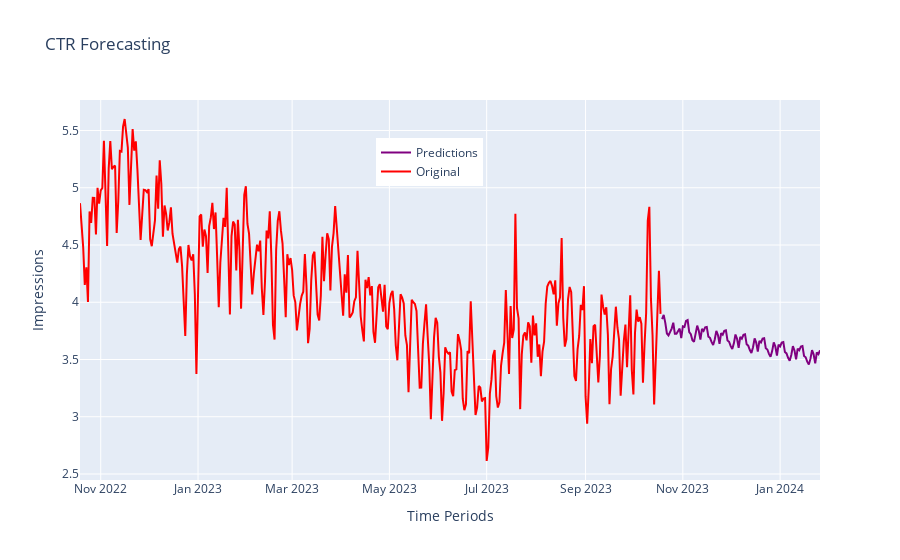

The cell this chart's notebook holds for it:
### Code cell
# Now visualize the forecasted trend of CTR
# Create a data frame with original values and predictions
forecast = pd.DataFrame({"Original":time_series, "Predictions":predictions})

# Plot the original data and predictions
fig = go.Figure()

fig.add_trace(go.Scatter(x=forecast.index, y=forecast["Predictions"],
                         mode="lines", name="Predictions", line=dict(color="purple")))
fig.add_trace(go.Scatter(x=forecast.index, y=forecast["Original"],
                         mode="lines", name="Original",
                         line=dict(color="red")))
fig.update_layout(title="CTR Forecasting",
                  xaxis_title="Time Periods",
                  yaxis_title="Impressions",
                  legend=dict(x=0.4, y=0.9),
                  showlegend=True)
fig.show()

### Figure 1 — Plotly figure (JSON) as saved in the notebook; plotly's stock layout.template omitted (floating-point values rounded to 4 significant figures; data arrays with more than 128 entries replaced by an {"elided": "..."} marker saying what was removed)
{"data": [{"line": {"color": "purple"}, "mode": "lines", "name": "Predictions", "type": "scatter", "x": {"elided": "465 str values"}, "y": {"elided": "465 float values"}}, {"line": {"color": "red"}, "mode": "lines", "name": "Original", "type": "scatter", "x": {"elided": "465 str values"}, "y": {"elided": "465 float values"}}], "layout": {"legend": {"x": 0.4, "y": 0.9}, "showlegend": true, "title": {"text": "CTR Forecasting"}, "xaxis": {"title": {"text": "Time Periods"}}, "yaxis": {"title": {"text": "Impressions"}}}}
